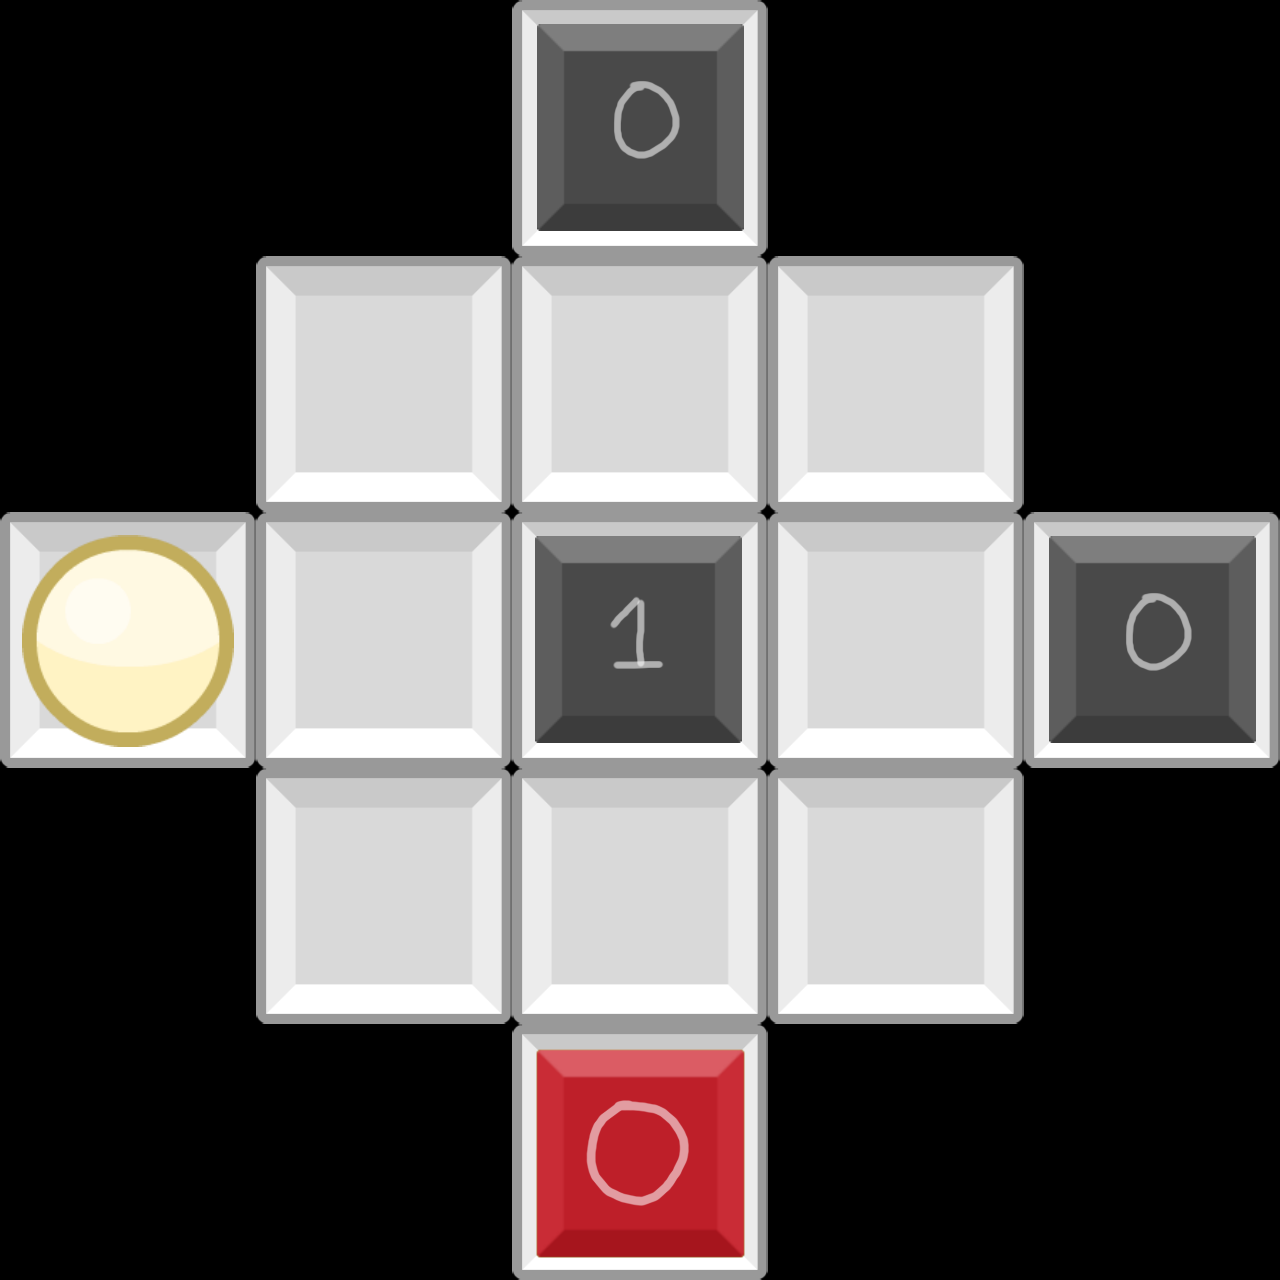

Below is a game level as drawn by its tile map, then a one-line description and the .tmx file that defines it, in full:
An orthogonal 5x5 tile map with 256x256 px tiles, 3 tile layers (Floor, Placed, Interactable).

<map version="1.2" tiledversion="1.3.4" orientation="orthogonal" renderorder="right-down" width="5" height="5" tilewidth="256" tileheight="256" infinite="0" nextlayerid="4" nextobjectid="1">
<tileset firstgid="1" name="prototypeSet" tilewidth="256" tileheight="256" tilecount="16" columns="4">
 <image source="puzzlePrototype.png" width="1024" height="1024" />
</tileset>
 <layer id="1" name="Floor" width="5" height="5">
  <data encoding="csv">
0,0,1,0,0,
0,1,1,1,0,
1,1,1,1,1,
0,1,1,1,0,
0,0,1,0,0
</data>
 </layer>
 <layer id="2" name="Placed" width="5" height="5">
  <data encoding="csv">
0,0,0,0,0,
0,0,0,0,0,
0,0,0,0,0,
0,0,0,0,0,
0,0,0,0,0
</data>
 </layer>
 <layer id="3" name="Interactable" width="5" height="5">
  <data encoding="csv">
0,0,3,0,0,
0,0,0,0,0,
2,0,4,0,3,
0,0,0,0,0,
0,0,5,0,0
</data>
 </layer>
</map>
